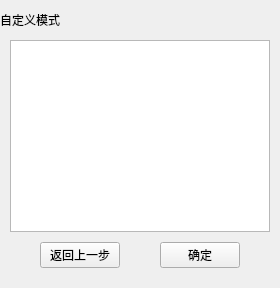
             <widget class="QWidget" name="pCustomModePage">
              <property name="styleSheet">
               <string notr="true">font: 16pt &quot;等线&quot;;</string>
              </property>
              <layout class="QVBoxLayout" name="verticalLayout_2">
               <property name="spacing">
                <number>0</number>
               </property>
               <property name="leftMargin">
                <number>0</number>
               </property>
               <property name="topMargin">
                <number>0</number>
               </property>
               <property name="rightMargin">
                <number>0</number>
               </property>
               <property name="bottomMargin">
                <number>0</number>
               </property>
               <item>
                <spacer name="verticalSpacer_7">
                 <property name="orientation">
                  <enum>Qt::Vertical</enum>
                 </property>
                 <property name="sizeType">
                  <enum>QSizePolicy::Fixed</enum>
                 </property>
                 <property name="sizeHint" stdset="0">
                  <size>
                   <width>20</width>
                   <height>10</height>
                  </size>
                 </property>
                </spacer>
               </item>
               <item>
                <layout class="QHBoxLayout" name="pCustomModePageTitleLayout">
                 <property name="spacing">
                  <number>0</number>
                 </property>
                 <item>
                  <widget class="QLabel" name="pCustomModePageTitle">
                   <property name="styleSheet">
                    <string notr="true">font: 16pt &quot;等线&quot;;</string>
                   </property>
                   <property name="text">
                    <string>自定义模式</string>
                   </property>
                  </widget>
                 </item>
                 <item>
                  <spacer name="horizontalSpacer_15">
                   <property name="orientation">
                    <enum>Qt::Horizontal</enum>
                   </property>
                   <property name="sizeHint" stdset="0">
                    <size>
                     <width>40</width>
                     <height>20</height>
                    </size>
                   </property>
                  </spacer>
                 </item>
                </layout>
               </item>
               <item>
                <spacer name="verticalSpacer_8">
                 <property name="orientation">
                  <enum>Qt::Vertical</enum>
                 </property>
                 <property name="sizeType">
                  <enum>QSizePolicy::Fixed</enum>
                 </property>
                 <property name="sizeHint" stdset="0">
                  <size>
                   <width>20</width>
                   <height>10</height>
                  </size>
                 </property>
                </spacer>
               </item>
               <item>
                <layout class="QHBoxLayout" name="pCustomTableWidgetLayout">
                 <property name="spacing">
                  <number>0</number>
                 </property>
                 <item>
                  <spacer name="horizontalSpacer_11">
                   <property name="orientation">
                    <enum>Qt::Horizontal</enum>
                   </property>
                   <property name="sizeType">
                    <enum>QSizePolicy::Fixed</enum>
                   </property>
                   <property name="sizeHint" stdset="0">
                    <size>
                     <width>10</width>
                     <height>20</height>
                    </size>
                   </property>
                  </spacer>
                 </item>
                 <item>
                  <widget class="QTableWidget" name="pCustomTableWidget"/>
                 </item>
                 <item>
                  <spacer name="horizontalSpacer_12">
                   <property name="orientation">
                    <enum>Qt::Horizontal</enum>
                   </property>
                   <property name="sizeType">
                    <enum>QSizePolicy::Fixed</enum>
                   </property>
                   <property name="sizeHint" stdset="0">
                    <size>
                     <width>10</width>
                     <height>20</height>
                    </size>
                   </property>
                  </spacer>
                 </item>
                </layout>
               </item>
               <item>
                <spacer name="verticalSpacer_9">
                 <property name="orientation">
                  <enum>Qt::Vertical</enum>
                 </property>
                 <property name="sizeType">
                  <enum>QSizePolicy::Fixed</enum>
                 </property>
                 <property name="sizeHint" stdset="0">
                  <size>
                   <width>20</width>
                   <height>10</height>
                  </size>
                 </property>
                </spacer>
               </item>
               <item>
                <layout class="QHBoxLayout" name="horizontalLayout_2">
                 <property name="spacing">
                  <number>0</number>
                 </property>
                 <item>
                  <spacer name="horizontalSpacer_13">
                   <property name="orientation">
                    <enum>Qt::Horizontal</enum>
                   </property>
                   <property name="sizeHint" stdset="0">
                    <size>
                     <width>40</width>
                     <height>20</height>
                    </size>
                   </property>
                  </spacer>
                 </item>
                 <item>
                  <widget class="QPushButton" name="pCustomReturnButton">
                   <property name="styleSheet">
                    <string notr="true">font: 16pt &quot;等线&quot;;</string>
                   </property>
                   <property name="text">
                    <string>返回上一步</string>
                   </property>
                  </widget>
                 </item>
                 <item>
                  <spacer name="horizontalSpacer_22">
                   <property name="orientation">
                    <enum>Qt::Horizontal</enum>
                   </property>
                   <property name="sizeHint" stdset="0">
                    <size>
                     <width>40</width>
                     <height>20</height>
                    </size>
                   </property>
                  </spacer>
                 </item>
                 <item>
                  <widget class="QPushButton" name="pCustomNextButton">
                   <property name="styleSheet">
                    <string notr="true">font: 16pt &quot;等线&quot;;</string>
                   </property>
                   <property name="text">
                    <string>确定</string>
                   </property>
                  </widget>
                 </item>
                 <item>
                  <spacer name="horizontalSpacer_23">
                   <property name="orientation">
                    <enum>Qt::Horizontal</enum>
                   </property>
                   <property name="sizeHint" stdset="0">
                    <size>
                     <width>40</width>
                     <height>20</height>
                    </size>
                   </property>
                  </spacer>
                 </item>
                </layout>
               </item>
               <item>
                <spacer name="verticalSpacer_10">
                 <property name="orientation">
                  <enum>Qt::Vertical</enum>
                 </property>
                 <property name="sizeType">
                  <enum>QSizePolicy::Fixed</enum>
                 </property>
                 <property name="sizeHint" stdset="0">
                  <size>
                   <width>20</width>
                   <height>20</height>
                  </size>
                 </property>
                </spacer>
               </item>
              </layout>
             </widget>
